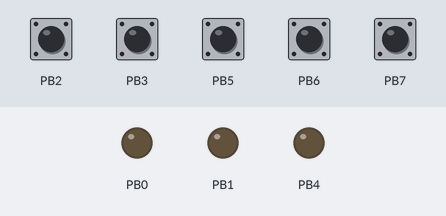
The program below on a simulated ATtiny45, built with avr-gcc and emulated at 8 MHz. Parts: output pins drawn as LEDs (lit = HIGH). The inputs (shaded band) are chosen by the test bench; at power-on: PB2, PB3, PB5–7 HIGH. Random numbers use the default seed unless the program sets one.

Above: at 1.2 s.
1.3 s: PB2 pulled LOW for 0.15 s
2.9 s: PB2 pulled LOW for 1 s
At 3.72 s:
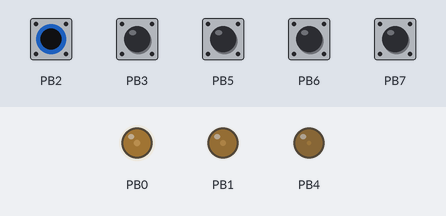
At 4.32 s:
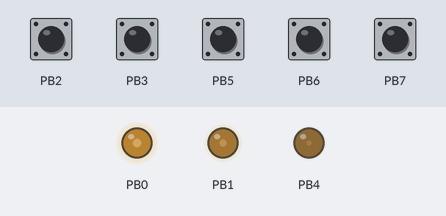
5.9 s: PB3 pulled LOW for 0.15 s
7.5 s: PB3 pulled LOW for 1 s
At 7.67 s:
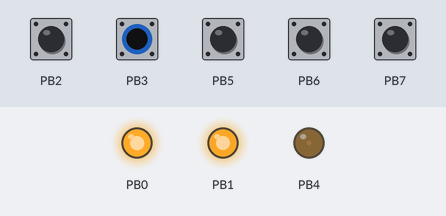
At 8.88 s:
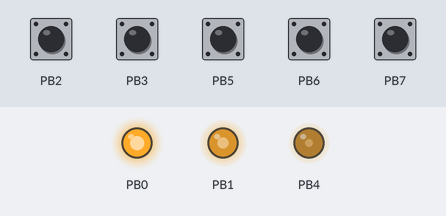
10.5 s: PB3 pulled LOW for 0.15 s
13.5 s: PB3 pulled LOW for 0.15 s
Timing chart, 0 to 22.8 s (numbered marks = the images above; inputs shaded):
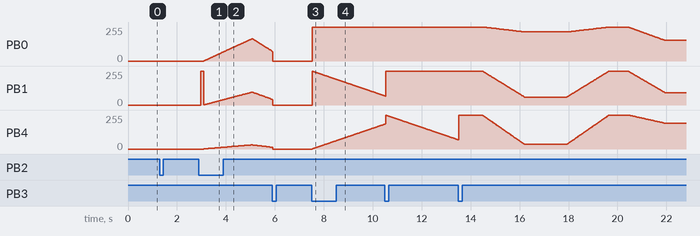

The program:

main.c
```c
/*
 * holocron_nightlight.c
 *
 * Created: 4/20/2017 7:31:38 AM
 * Author : jday01
 */

#define F_CPU 8000000UL
// enable this define to save power/program state to internal eeprom with wear leveling
//#define USE_EEPROM

#define RED_LEVEL OCR1B
#define GREEN_LEVEL OCR0A
#define BLUE_LEVEL OCR0B

#include <avr/io.h>
#include <avr/wdt.h>
#include <avr/sleep.h>
#include <avr/power.h>
#include <avr/interrupt.h>
#include <avr/eeprom.h>
#include <util/delay.h>
#include <stdlib.h>

void setup_blip();
void setup_white();
void setup_rainbow();
void setup_pulse();
void setup_flash();
void tick_rainbow();
void tick_pulse();
void tick_blip();
void tick_flash();

typedef void (*eventHandler)();

#define PROGRAM_COUNT 5

int map(int x, int in_min, int in_max, int out_min, int out_max) {
	return (x - in_min) * (out_max - out_min) / (in_max - in_min) + out_min;
}

const eventHandler setupHandlers[] = {
	setup_blip,
	setup_white,
	setup_rainbow,
	setup_pulse,
	setup_flash,
};

const eventHandler tickHandlers[] = {
	tick_blip,
	NULL,
	tick_rainbow,
	tick_pulse,
	tick_flash,
};

struct rainbowdata {
	uint8_t stage;
};

struct pulsedata {
	uint8_t color;
	uint8_t direction;
};

struct blipdata {
	uint8_t delayCount;
	uint8_t targetRed;
	uint8_t targetBlue;
	uint8_t targetGreen;
	uint8_t stage;
	uint8_t delayTime;
};

struct flashdata {
	uint8_t targetRed, targetBlue, targetGreen;
	uint8_t stage;
	uint8_t delayTime;
	uint8_t delayCount;
};

union programdata {
	struct rainbowdata rainbow;
	struct pulsedata pulse;
	struct blipdata blip;
	struct flashdata flash;
} progdata;

// program execution time, increments at ~62Hz
volatile uint32_t programTicks = 0;
volatile uint32_t pinStableAt = 0;
uint32_t updateEepromAt = 0;
volatile uint8_t bouncingPins = 0;
volatile uint8_t stablePinState = 0b00001100; // assume both buttons are open at reset
uint32_t lastTick = 0;
uint8_t writeLocation = 1;
struct eepromData {
	uint8_t writeCount;
	uint8_t powerOn;
	uint8_t program;
} eepromData;

void updateEeprom() {
	#ifdef USE_EEPROM
	eepromData.writeCount++;
	if(eepromData.writeCount == 0) {
		writeLocation += sizeof(eepromData);
		if(writeLocation == 0 || writeLocation > 256 - sizeof(eepromData)) {
			writeLocation = 1;
			eeprom_busy_wait();
			eeprom_write_byte((uint8_t *)0, writeLocation);
		}
	}
	eeprom_busy_wait();
	eeprom_update_block(&eepromData, (uint8_t *)(uint16_t) writeLocation, sizeof(eepromData));
	#endif
}

void loadEeprom() {
	// always initialize eepromData, even if we aren't storing information in the eeprom
	eepromData.writeCount = 0;
	eepromData.powerOn = 1;
	eepromData.program = 0;
	#ifdef USE_EEPROM
	writeLocation = eeprom_read_byte((uint8_t *) 0);
	if(writeLocation == 0 || writeLocation == 0xff) {
		// uninitialized eeprom
		writeLocation = 1;
		eeprom_busy_wait();
		eeprom_write_byte((uint8_t *)0, writeLocation);
		updateEeprom();
	} else {
		eeprom_read_block(&eepromData, (uint8_t *)(uint16_t) writeLocation, sizeof(eepromData));
	}
	// sanity check
	if(eepromData.program > PROGRAM_COUNT) eepromData.program = 0;
	#endif
}

void togglePower() {
	if(eepromData.powerOn) {
		eepromData.powerOn = 0;
		// make LED pins inputs, current limiter is set up to power down LEDs when these pins float
		DDRB &= ~((1<<PB0) + (1<<PB1) + (1<<PB4));
	} else {
		eepromData.powerOn = 1;
		// make LED pins outputs again
		DDRB |= (1<<PB0) + (1<<PB1) + (1<<PB4);
	}
	// only save the state to the eeprom if there hasn't been any activity for 5 seconds
	updateEepromAt = programTicks + (5 * 62);
}

void incrementProgram() {
	eepromData.program++;
	if(eepromData.program >= PROGRAM_COUNT) eepromData.program = 0;
	if(setupHandlers[eepromData.program]) setupHandlers[eepromData.program]();
	// only save the state to the eeprom if there hasn't been any activity for 5 seconds
	updateEepromAt = programTicks + (5 * 62);
}

void setup_flash() {
	srand(programTicks);
	progdata.flash.delayCount = 0;
	progdata.flash.stage = 0;
	progdata.flash.delayTime = (rand() & 0x7f) + 1;
	RED_LEVEL = 0;
	BLUE_LEVEL = 0;
	GREEN_LEVEL = 0;
}

void tick_flash() {
	progdata.flash.delayCount++;
	switch(progdata.flash.stage) {
		case 0:
			// hold off for a random delay
			if(progdata.flash.delayCount == progdata.flash.delayTime) {
				progdata.flash.stage = 1;
				progdata.flash.delayTime = (rand() & 0x3f) + 64;
				progdata.flash.delayCount = 0;
				progdata.flash.targetBlue = rand();
				progdata.flash.targetGreen = rand();
				progdata.flash.targetRed = rand();
			}
			break;
		case 1:
			// head towards color
			if(progdata.flash.delayCount == progdata.flash.delayTime) {
				progdata.flash.stage = 2;
				progdata.flash.delayCount = 0;
				RED_LEVEL = progdata.flash.targetRed;
				BLUE_LEVEL = progdata.flash.targetBlue;
				GREEN_LEVEL = progdata.flash.targetGreen;
				break;
			}
			RED_LEVEL = map(progdata.flash.delayCount, 0, progdata.flash.delayTime, 0, progdata.flash.targetRed);
			GREEN_LEVEL = map(progdata.flash.delayCount, 0, progdata.flash.delayTime, 0, progdata.flash.targetGreen);
			BLUE_LEVEL = map(progdata.flash.delayCount, 0, progdata.flash.delayTime, 0, progdata.flash.targetBlue);
			break;
		case 2:
			// hold color
			if(progdata.flash.delayCount == progdata.flash.delayTime) {
				progdata.flash.stage = 3;
				progdata.flash.delayCount = 0;
			}
			break;
		case 3:
			// go to black
			if(progdata.flash.delayCount == progdata.flash.delayTime) {
				progdata.flash.stage = 0;
				progdata.flash.delayTime = (rand() % 254) + 1;
				progdata.flash.delayCount = 0;
				RED_LEVEL = 0;
				BLUE_LEVEL = 0;
				GREEN_LEVEL = 0;
				break;
			}
			RED_LEVEL = map(progdata.flash.delayCount, 0, progdata.flash.delayTime, progdata.flash.targetRed, 0);
			GREEN_LEVEL = map(progdata.flash.delayCount, 0, progdata.flash.delayTime, progdata.flash.targetGreen, 0);
			BLUE_LEVEL = map(progdata.flash.delayCount, 0, progdata.flash.delayTime, progdata.flash.targetBlue, 0);
			break;
	}
}

void setup_blip() {
	srand(programTicks);
	progdata.blip.delayCount = (rand() & 0x7f) + 127;
	progdata.blip.stage = 0;
	RED_LEVEL = 255;
	BLUE_LEVEL = 255;
	GREEN_LEVEL = 255;
}

void tick_blip() {
	switch(progdata.blip.stage) {
		case 0:
			// hold white for a random delay
			progdata.blip.delayCount--;
			if(progdata.blip.delayCount == 0) {
				progdata.blip.stage = 1;
				progdata.blip.delayCount = (rand() & 0x3f) + 64;
				progdata.blip.delayTime = progdata.blip.delayCount;
				progdata.blip.targetBlue = rand();
				progdata.blip.targetRed = rand();
				progdata.blip.targetGreen = rand();
			}
			break;
		case 1:
			// head towards color
			progdata.blip.delayCount--;
			RED_LEVEL = map(progdata.blip.delayCount, 0, progdata.blip.delayTime, progdata.blip.targetRed, 255);
			GREEN_LEVEL = map(progdata.blip.delayCount, 0, progdata.blip.delayTime, progdata.blip.targetGreen, 255);
			BLUE_LEVEL = map(progdata.blip.delayCount, 0, progdata.blip.delayTime, progdata.blip.targetBlue, 255);
			if(progdata.blip.delayCount == 0) {
				progdata.blip.stage = 2;
				progdata.blip.delayCount = (rand() & 0x3f) + 1; // max delay 64 ticks, ~1 second, min 1
			}
			break;
		case 2:
			// hold color
			progdata.blip.delayCount--;
			if(progdata.blip.delayCount == 0) {
				progdata.blip.stage = 3;
				progdata.blip.delayCount = (rand() & 0x3f) + 64;
				progdata.blip.delayTime = progdata.blip.delayCount;
			}
			break;
		case 3:
			// return to white
			progdata.blip.delayCount--;
			RED_LEVEL = map(progdata.blip.delayCount, 0, progdata.blip.delayTime, 255, progdata.blip.targetRed);
			BLUE_LEVEL = map(progdata.blip.delayCount, 0, progdata.blip.delayTime, 255, progdata.blip.targetBlue);
			GREEN_LEVEL = map(progdata.blip.delayCount, 0, progdata.blip.delayTime, 255, progdata.blip.targetGreen);
			if(progdata.blip.delayCount == 0) {
				progdata.blip.stage = 0;
				progdata.blip.delayCount = (rand() & 0x7f) + 127;
			}
			break;
	}
}

void setup_white() {
	RED_LEVEL = 255;
	BLUE_LEVEL = 255;
	GREEN_LEVEL = 255;
}

void setup_rainbow() {
	RED_LEVEL = 255;
	BLUE_LEVEL = 0;
	GREEN_LEVEL = 0;
	progdata.rainbow.stage = 0;
}

void tick_rainbow() {
	switch(progdata.rainbow.stage) {
		case 0:
		RED_LEVEL--;
		BLUE_LEVEL++;
		if(RED_LEVEL == 0) progdata.rainbow.stage = 1;
		break;
		case 1:
		BLUE_LEVEL--;
		GREEN_LEVEL++;
		if(BLUE_LEVEL == 0) progdata.rainbow.stage = 2;
		break;
		case 2:
		GREEN_LEVEL--;
		RED_LEVEL++;
		if(GREEN_LEVEL == 0) progdata.rainbow.stage = 0;
		break;
		default:
		progdata.rainbow.stage = 0;
		break;
	}
}

void setup_pulse() {
	RED_LEVEL = 0;
	BLUE_LEVEL = 0;
	GREEN_LEVEL = 0;
	progdata.pulse.color = 0;
	progdata.pulse.direction = 1;
}

void tick_pulse() {
	if(progdata.pulse.direction) {
		switch(progdata.pulse.color) {
			case 0:
				RED_LEVEL++;
				if(RED_LEVEL == 255) progdata.pulse.direction = 0;
				break;
			case 1:
				BLUE_LEVEL++;
				if(BLUE_LEVEL == 255) progdata.pulse.direction = 0;
				break;
			case 2:
				GREEN_LEVEL++;
				if(GREEN_LEVEL == 255) progdata.pulse.direction = 0;
				break;
		}
	} else {
		switch(progdata.pulse.color) {
			case 0:
				RED_LEVEL--;
				if(RED_LEVEL == 0) {
					progdata.pulse.direction = 1;
					progdata.pulse.color = 1;
				}
				break;
			case 1:
				BLUE_LEVEL--;
				if(BLUE_LEVEL == 0) {
					progdata.pulse.direction = 1;
					progdata.pulse.color = 2;
				}
				break;
			case 2:
				GREEN_LEVEL--;
				if(GREEN_LEVEL == 0) {
					progdata.pulse.direction = 1;
					progdata.pulse.color = 0;
				}
				break;
		}
	}
}

void setup_low() {
	RED_LEVEL = 16;
	BLUE_LEVEL = 16;
	GREEN_LEVEL = 16;
}

int main(void) {
	wdt_reset();
	// clear WDRF in MCUSR
	MCUSR = 0x00;
	// enable watchdog change
	WDTCR |= (1<<WDCE) + (1<<WDE);
	// setup watchdog prescalar to 16ms timeout
	// interrupt on watchdog overflow
	WDTCR = (1<<WDIE);

	// enable interrupts
	sei();

	// set PB0, 1 and 4 pins as outputs, 2 and 3 as inputs
	DDRB = 0b00010011;

	// enable pullups on PB2 and 3, pull 0, 1 and 4 high to turn off LEDs
	PORTB = 0xff;

	// interrupt on falling edge for external interrupts
	MCUCR |= (1<<ISC01); // ISC00 should be 0 after a reset

	// enable pin change interrupts
	GIMSK |= (1<<PCIE);

	// enable interrupts for changes on PB2 and 3
	PCMSK |= (1<<PCINT2) + (1<<PCINT3);

	// stop timer0, enable OC1B PWM output
	GTCCR = 0b11110001;

	// enable PWM on OC0A and OC0B
	TCCR0A = 0b11110011; // inverted PWM, Fast PWM mode
	TCCR0B = 0b00000011; // TOP is 0xFF, CLK is io/64 (should be 125khz, 488Hz PWM frequency?)

	// enable PWM on OC1B
	//PLLCSR &= ~_BV(PCKE); //Set Synchronous mode (disable PLL)
	OCR1C = 255; // full 8-bit resolution on timer1 pwm
	TCCR1 = 0b11110111; // reset on OCR1C match, OCR1A enabled (OCR1B doesn't work without OCR1A, OC0B seems to be a higher priority), ck/64 prescalar

	loadEeprom();
	if(eepromData.powerOn == 0) DDRB &= ~((1<<PB0) + (1<<PB1) + (1<<PB4));

	if(setupHandlers[eepromData.program]) setupHandlers[eepromData.program]();

	// start timer0, leave OC1B in PWM mode
	GTCCR = 0b01110000;

	// set all port b pins high (which turns off LEDs)
    while (1) {
		// debounce button presses, this should check to see that the button is still held low 2 ticks later, which should be between 32 and 64ms
		if(pinStableAt != 0 && pinStableAt <= programTicks) {
			if(bouncingPins & (1<<PB2)) {
				if(!(PINB & (1<<PB2))) {
					togglePower();
				}
			}
			if(bouncingPins & (1<<PB3)) {
				if(!(PINB & (1<<PB3))) {
					incrementProgram();
				}
			}
			pinStableAt = 0;
			stablePinState = PINB & 0b00001100;
		}
		if((lastTick != programTicks) && tickHandlers[eepromData.program]) {
			tickHandlers[eepromData.program]();
			lastTick = programTicks;
		}
		if(updateEepromAt != 0 && updateEepromAt <= programTicks) {
			updateEeprom();
			updateEepromAt = 0;
		}
		// FIXME - if eepromData.powerOn is 0 and bouncingPins is 0, we might as well sleep here
    }
}

// interrupt handler for watchdog timeout
ISR(WDT_vect) {
	programTicks++;
}

// interrupt handler for PB2 & 3 level changes
ISR(PCINT0_vect) {
	// find which button we're responding to, this sets bits in changedPins that correlate to new values
	//BLUE_LEVEL += 1;
	bouncingPins = (PINB & 0b00001100) ^ stablePinState;
	pinStableAt = programTicks + 2;
}
```

Measured:
- after the input at 1.3 s, every drawn part: stays the same
- after the input at 2.9 s, PB0: rises from 0/255 to 166/255 in 2.0 s, then falls to 73/255 in 0.83 s; PB4: rises from 0/255 to 31/255 in 1.9 s, then falls to 13/255 in 0.88 s
- after the input at 7.5 s, PB0: 0/255 → 255/255 at once; PB4: moves from 0/255 to 187/255 over 3.0 s, starting at once
